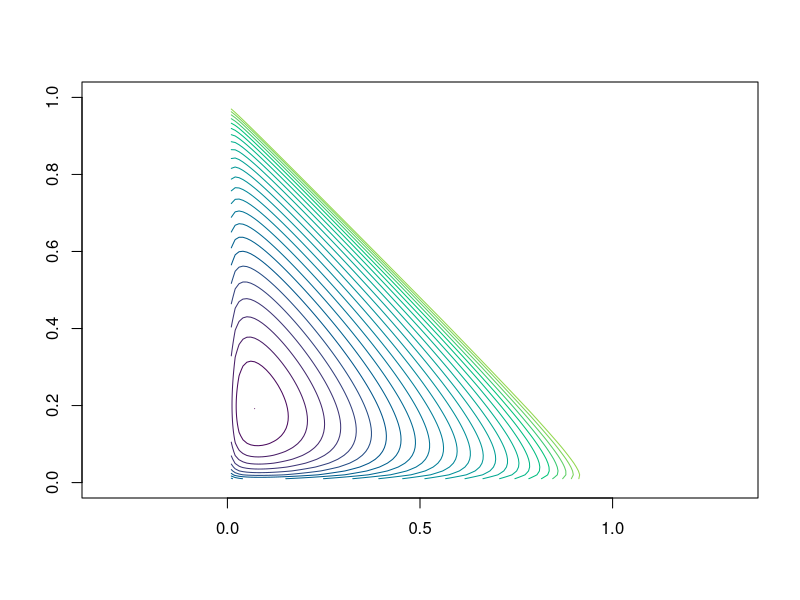
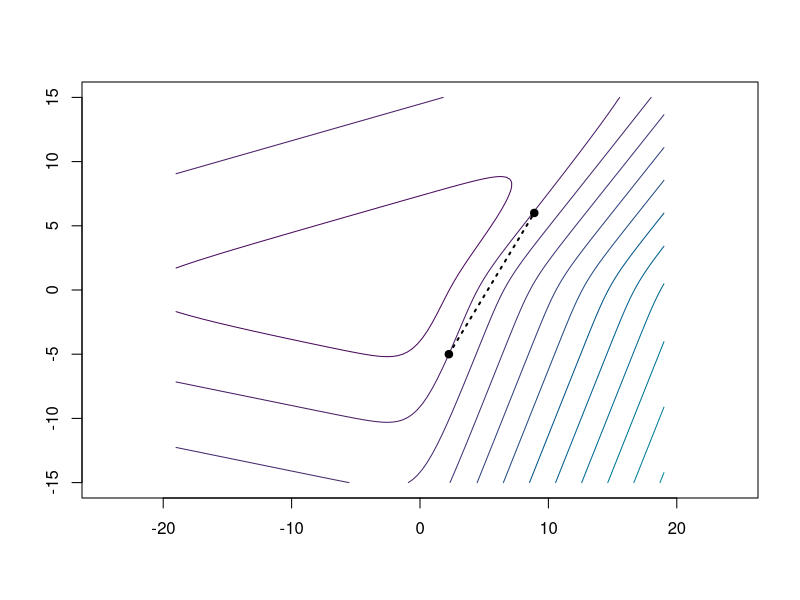
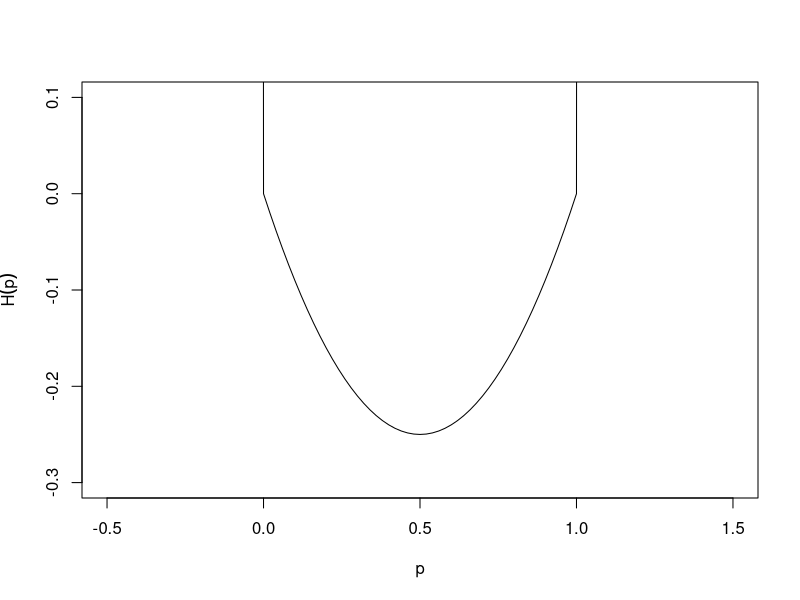

R code for these plots, in order: (Note: this script raises an error after producing the figures.)
## ---- chunk 1
#| label: setup
#| include: false

error_hook <- knitr::knit_hooks$get("error")
knitr::knit_hooks$set(
  error = function(x, options) {
    n <- options$linewidth
    if (!is.null(n)) {
      x <- knitr:::split_lines(x)
      if (any(nchar(x) > n)) {
        x <- strwrap(x, width = n)
      }
      x <- paste(x, collapse = "\n\t")
    }
    error_hook(x, options)
  }
)

library(patchwork)

old_options <- options(digits = 4)
## ---- chunk 2
#| label: moth_likelihood2
#| echo: false

M <- function(y, group) as.vector(tapply(y, group, sum))

mult_likelihood <- function(x, group, prob, constraint = function(par) TRUE) {
  function(par) {
    pr <- prob(par)
    if (!constraint(par) || any(pr > 1) || any(pr < 0)) {
      return(Inf)
    }
    -sum(x * log(M(pr, group)))
  }
}

prob <- function(p) {
  p[3] <- 1 - p[1] - p[2]
  c(p[1]^2, 2 * p[1] * p[2], 2 * p[1] * p[3], p[2]^2, 2 * p[2] * p[3], p[3]^2)
}

constraint <- function(par) {
  par[1] <= 1 &&
    par[1] >= 0 &&
    par[2] <= 1 &&
    par[2] >= 0 &&
    1 - par[1] - par[2] >= 0
}

loglik <- mult_likelihood(
  x = c(85, 196, 341),
  group = c(1, 1, 1, 2, 2, 3),
  prob = prob,
  constraint = constraint
)

moth_optim <- optim(c(0.3, 0.3), loglik)
## ---- chunk 3
#| label: likelihood
#| echo: false

neg_loglik_pep <- function(par, x) {
  pC <- par[1]
  pI <- par[2]
  pT <- 1 - pC - pI

  if (pC > 1 || pC < 0 || pI > 1 || pI < 0 || pT < 0) {
    return(Inf)
  }

  p_dar <- pC^2 + 2 * pC * pI + 2 * pC * pT
  p_mot <- pI^2 + 2 * pI * pT
  p_lig <- pT^2

  -(x[1] * log(p_dar) + x[2] * log(p_mot) + x[3] * log(p_lig))
}
## ---- chunk 4
#| label: surface
#| echo: false
#| fig-width: 3.9
#| fig-height: 3.9
#| fig-cap: "Contour plot of the negative log-likelihood for the peppered moths
#|   example."
#| warning: false

n <- 100

pC <- seq(0, 1, length.out = n)
pI <- seq(0, 1, length.out = n)
z <- matrix(NA, n, n)

x <- c(85, 196, 341)

for (i in seq_len(n)) {
  for (j in seq_len(n)) {
    z[i, j] <- neg_loglik_pep(c(pC[i], pI[j]), x)
  }
}
pal <- function(n) hcl.colors(n, "viridis", rev = FALSE)

min_z <- min(z)

levels <- exp(seq(log(min_z), log(3000), length.out = 25))

contour(pC, pI, z, levels = levels, col = pal(30), asp = 1, drawlabels = FALSE)
## ---- chunk 5
#| echo: false
#| warning: false
#| fig-height: 3

other_negloglik <- function(theta, x) {
  theta <- c(theta, 0)

  pC <- exp(theta[1]) / sum(exp(theta))
  pI <- exp(theta[2]) / sum(exp(theta))
  pT <- 1 / sum(exp(theta))

  p_dark <- pC * (pC + 2 * pI + 2 * pT)
  p_mottled <- pI * (pI + 2 * pT)
  p_light <- pT^2

  -(x[1] * log(p_dark) + x[2] * log(p_mottled) + x[3] * log(p_light))
}

n <- 100

theta1 <- seq(-19, 19, length.out = n)
theta2 <- seq(-15, 15, length.out = n)
z <- matrix(NA, n, n)

x <- c(40, 196, 50)

for (i in seq_len(n)) {
  for (j in seq_len(n)) {
    z[i, j] <- other_negloglik(c(theta1[i], theta2[j]), x)
  }
}
pal <- function(n) hcl.colors(n, "viridis", rev = FALSE)

min_z <- min(z)

contour(theta1, theta2, z, col = pal(30), asp = 1, drawlabels = FALSE)
x1 <- c(2.25, 8.9)
x2 <- c(-5, 6)
points(x1, x2, pch = 19)
lines(x1, x2, lty = "dotted", lwd = 2)
## ---- chunk 6
#| echo: false
#| fig-height: 3.4
#| fig-cap: Extended-value extension of a simple function.

p <- seq(-0.5, 1.5, length.out = 101)
f <- function(p) ifelse(p < 0 | p > 1, 10, p * (p - 1))
plot(
  p,
  f(p),
  type = "l",
  ylim = c(-0.3, 0.1),
  xlab = "p",
  ylab = expression(tilde(H)(p))
)
## ---- chunk 7
#| label: likelihood-again
#| ref-label: likelihood
## ---- chunk 8
#| label: optim-ex

obj <- function(x) (x[1] - 1)^2 + (x[2] - 2.5)^2
optim(c(0, 0), obj, method = "BFGS")
## ---- chunk 9
#| label: moth-optim-NM

x <- c(85, 196, 341)
x0 <- c(1 / 3, 1 / 3)
optim(x0, neg_loglik_pep, x = x)
## ---- chunk 10
#| label: moth-error
#| error: true

optim(c(0, 0), neg_loglik_pep, x = x)
## ---- chunk 11
#| echo: false
#| include: false

f <- function(x1, x2) ((x1 - 2)^2 + (x2 - 1)^2)

g <- function(x1, x2) x1 - 1

log_barrier <- function(x1, x2) {
  out <- -(log(-g(x1, x2)))
  out[!is.finite(out)] <- Inf
  out[is.nan(out)] <- Inf
  out
}

x1_grid <- seq(-1.5, 1.2, length.out = 101)
x2_grid <- seq(-0.5, 2.5, length.out = 101)
z1 <- outer(x1_grid, x2_grid, f)
z2 <- outer(x1_grid, x2_grid, log_barrier)

plot_barrier <- function(t) {
  z <- t * z1 + z2
  min_z <- min(z, na.rm = TRUE)
  levels <- exp(seq(log(min_z), log(20 + min_z), length.out = 25))
  cols <- hcl.colors(30, "viridis", rev = FALSE)
  argmin <- which(z == min_z, arr.ind = TRUE)
  contour(
    x1_grid,
    x2_grid,
    z,
    levels = levels,
    drawlabels = FALSE,
    col = cols,
    asp = 1,
    xlab = expression(theta[1]),
    ylab = expression(theta[2])
  )
  abline(v = 1, lty = "dashed", col = "black", lwd = 2)
  points(
    x1_grid[argmin[1, 1]],
    x2_grid[argmin[1, 2]],
    pch = 4,
    col = "darkorange",
    cex = 1.5
  )
  legend(
    "topleft",
    legend = c("Constraint", "Optimum", paste0("t = ", t)),
    col = c("black", "darkorange", NA),
    lty = c("dashed", NA, NA),
    pch = c(NA, 4, NA),
    bg = "white"
  )
}
plot_barrier(0.085)
## ---- chunk 12
#| echo: false
#| fig-cap: "Contour plots of the barrier-penalized objective."
#| fig-height: 3.6
#| fig-width: 3.2

plot_barrier(0.085)
## ---- chunk 13
#| echo: false
#| fig-cap: "Contour plots of the barrier-penalized objective."
#| fig-height: 3.6
#| fig-width: 3.2

plot_barrier(0.1)
## ---- chunk 14
#| echo: false
#| fig-cap: "Contour plots of the barrier-penalized objective."
#| fig-height: 3.6
#| fig-width: 3.2

plot_barrier(0.2)
## ---- chunk 15
#| echo: false
#| fig-cap: "Contour plots of the barrier-penalized objective."
#| fig-height: 3.6
#| fig-width: 3.2

plot_barrier(0.5)
## ---- chunk 16
#| echo: false
#| fig-cap: "Contour plots of the barrier-penalized objective."
#| fig-height: 3.6
#| fig-width: 3.2

plot_barrier(10)
## ---- chunk 17
#| label: constr-optim-ex

A <- rbind(c(1, 0), c(-1, 0), c(0, 1), c(0, -1), c(-1, -1))

b <- c(0, -1, 0, -1, -1)

constrOptim(x0, neg_loglik_pep, NULL, ui = A, ci = b, x = x)$par
## ---- chunk 18
#| label: const-error
#| error: true

constrOptim(c(0.0, 0.3), neg_loglik_pep, NULL, ui = A, ci = b, x = x)
## ---- chunk 19
#| label: moth_cond_exp

old_options <- options(digits = 3)
group <- c(1, 1, 1, 2, 2, 3)
p <- prob(moth_optim$par)
x[group] * p / M(p, group)[group]
options(digits = old_options$digits)
## ---- chunk 20
#| echo: false
#| fig-width: 5
#| fig-height: 3.9
#| fig-cap: "EM algorithm iterations for the two-coin example."

set.seed(1)
n <- 1000
heads <- {
  ind <- sample(c(TRUE, FALSE), n, TRUE)
  rbinom(n, 10, ifelse(ind, 0.8, 0.4))
}
maxit <- 20
theta <- c(0.6, 0.5) # start
theta_hist <- matrix(NA, nrow = maxit, ncol = 2)
colnames(theta_hist) <- c("thetaA", "thetaB")
loglik <- numeric(maxit)

for (t in 1:maxit) {
  # record before update
  theta_hist[t, ] <- theta
  pA <- dbinom(heads, 10, theta[1])
  pB <- dbinom(heads, 10, theta[2])
  mix <- 0.5 * pA + 0.5 * pB
  loglik[t] <- sum(log(mix))
  if (t == maxit) {
    break
  }
  gamma <- pA / (pA + pB) # responsibilities
  theta[1] <- sum(gamma * heads) / (10 * sum(gamma))
  theta[2] <- sum((1 - gamma) * heads) / (10 * sum(1 - gamma))
}

matplot(
  1:maxit,
  theta_hist,
  type = "b",
  pch = 19,
  col = c("blue", "red"),
  lty = 1,
  xlab = "Iteration",
  ylab = expression(theta[n]),
  ylim = c(0, 1)
)
abline(h = c(0.8, 0.4), col = c("blue", "red"), lty = 2)
legend(
  "bottomright",
  legend = c(expression(theta[A * "," * n]), expression(theta[B * "," * n])),
  col = c("blue", "red"),
  lty = c(1, 1),
  pch = c(19, 19)
)
## ---- chunk 21
#| echo: false
#| fig-width: 4
#| fig-height: 3.5
#| fig-cap: "Convergence of the log-likelihood in the two-coin EM example."

plot(
  1:maxit,
  max(loglik) - loglik + 1e-10,
  type = "b",
  pch = 19,
  xlab = "Iteration",
  ylab = expression(max(l) - l),
  log = "y"
)
## ---- chunk 22
#| label: exercise-optim
#| include: false

a <- 2

f <- function(x, a) 0.5 * (x - a)^2

g <- function(x, a) x - a

A <- rbind(1, -1)
b <- c(-1, -1)

constrOptim(c(0.5), f, g, ui = A, ci = b, a = a)
